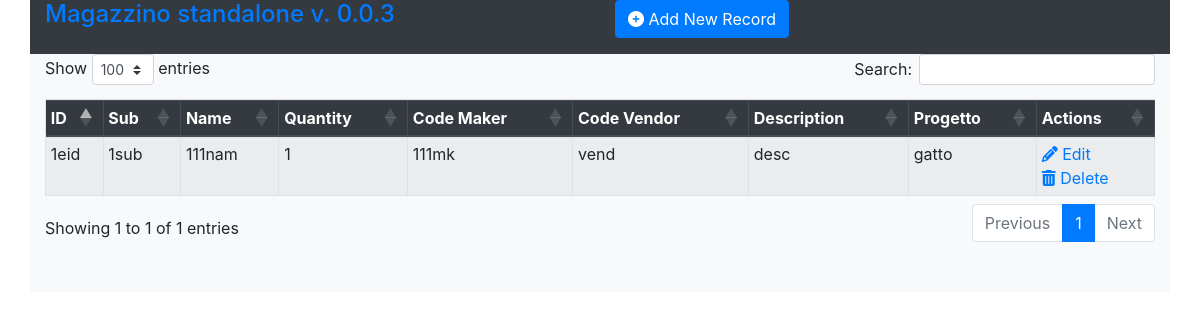
The page /show on the database as committed earlier.
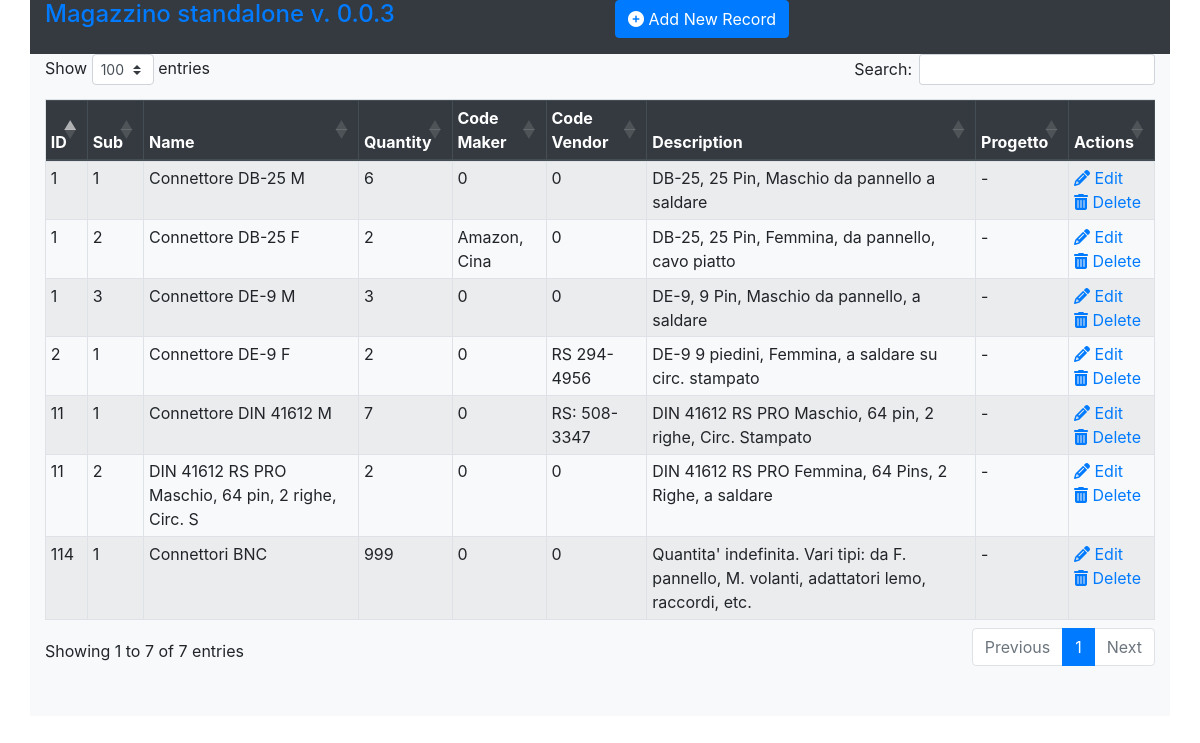
The same page on the database as committed later.
### magazzino/models.py (models this page shows)
class Magazzino(models.Model):
        eid     = models.CharField(max_length=20)
        subkey  = models.CharField(max_length=20)
        ename   = models.CharField(max_length=50)
        quantity = models.IntegerField()
        code_maker  = models.CharField(max_length=20)
        code_vendor  = models.CharField(max_length=20)
        edescription = models.TextField( blank=True )
        progetto  = models.CharField(max_length=20)
        class Meta:
              db_table = "magazzino"

### magazzino/views.py (the view)
# urls.py: path('show',views.show),
def show(request):
	magazzinos = Magazzino.objects.all()
	return render(request,"show.html",{'magazzinos':magazzinos})

### magazzino/templates/show.html (shortened to what this page needs)
<!DOCTYPE html>
<html lang="en">
<head>
	{% load static %}
	<link rel="stylesheet" href="{% static 'css/style.css' %}"/>
	<link rel="stylesheet" href="https://maxcdn.bootstrapcdn.com/bootstrap/4.5.2/css/bootstrap.min.css">
	<link rel="stylesheet" href="https://cdn.datatables.net/1.10.22/css/dataTables.bootstrap4.min.css">
</head>
<body>
<div class="container bg-dark">
	<div class="row">
		<div class="col-sm">
			<h4 class="text-warning"><a href="https://github.com/roitnedurp/Magazzino" target=”_blank”> Magazzino standalone v. 0.0.3 </a></h4>
		</div>
		<div class="col-sm">
			<p class="text-warning"> <a href="/maga" class="btn btn-primary"><i class="fas fa-plus-circle"></i> Add New Record</a> </p>
		</div>
	</div>
</div>
<div class="container bg-light">
<table id="sortTable" class="table table-striped table-bordered table-sm" cellspacing="0" width="100%">
<!--
<table class="table table-striped table-bordered table-sm">
-->
	<thead class="thead-dark">
	<tr>
		<th>ID</th>
		<th>Sub</subkey>
		<th>Name</th>
		<th>Quantity</th>
		<th>Code Maker</th>
		<th>Code Vendor</th>
		<th>Description</th>
		<th>Progetto</th>
		<th>Actions</th>
	</tr>
	</thead>
	<tbody>
{% for magazzino in magazzinos %}
	<tr>
		<td>{{ magazzino.eid }}</td>
		<td>{{ magazzino.subkey }}</td>
		<td>{{ magazzino.ename }}</td>
		<td>{{ magazzino.quantity }}</td>
		<td>{{ magazzino.code_maker }}</td>
		<td>{{ magazzino.code_vendor }}</td>
		<td>{{ magazzino.edescription }}</td>
		<td>{{ magazzino.progetto }}</td>
		<td>
			<a href="/edit/{{ magazzino.id }}"><i class="fas fa-pencil-alt"></i> Edit</span></a>  <br>
			<a href="/delete/{{ magazzino.id }}"><i class="fas fa-trash-alt"></i> Delete</span></a>
		</td>
	</tr>
{% endfor %}
	</tbody>
</table>
<br>
<br>
</div>
</body>
</html>

Rows that differ between the two databases and show on the page:
removed Magazzino: eid "1eid", subkey "1sub", ename "111nam", quantity "1", code_maker "111mk", code_vendor "vend", edescription "desc", progetto "gatto"
added Magazzino: eid "1", subkey "1", ename "Connettore DB-25 M", quantity "6", code_maker "0", code_vendor "0", edescription "DB-25, 25 Pin, Maschio da pannello a saldare", progetto "-"
added Magazzino: eid "1", subkey "2", ename "Connettore DB-25 F", quantity "2", code_maker "Amazon, Cina", code_vendor "0", edescription "DB-25, 25 Pin, Femmina, da pannello, cavo piatto", progetto "-"
added Magazzino: eid "1", subkey "3", ename "Connettore DE-9 M", quantity "3", code_maker "0", code_vendor "0", edescription "DE-9, 9 Pin, Maschio da pannello, a saldare", progetto "-"
added Magazzino: eid "2", subkey "1", ename "Connettore DE-9 F", quantity "2", code_maker "0", code_vendor "RS 294-4956", edescription "DE-9 9 piedini, Femmina, a saldare su circ. stampato", progetto "-"
added Magazzino: eid "114", subkey "1", ename "Connettori BNC", quantity "999", code_maker "0", code_vendor "0", edescription "Quantita' indefinita. Vari tipi: da F. pannello, M. volanti, adattatori lemo, raccordi, etc.", progetto "-"
added Magazzino: eid "11", subkey "1", ename "Connettore DIN 41612 M", quantity "7", code_maker "0", code_vendor "RS: 508-3347", edescription "DIN 41612 RS PRO Maschio, 64 pin, 2 righe, Circ. Stampato", progetto "-"
added Magazzino: eid "11", subkey "2", ename "DIN 41612 RS PRO Maschio, 64 pin, 2 righe, Circ. S", quantity "2", code_maker "0", code_vendor "0", edescription "DIN 41612 RS PRO Femmina, 64 Pins, 2 Righe, a saldare", progetto "-"
Other text that changed with them:
text written by a page script: "Show entries Search: Showing 1 to 1 of 1 entries Previous 1 Next" → "Show entries Search: Showing 1 to 7 of 7 entries Previous 1 Next"
